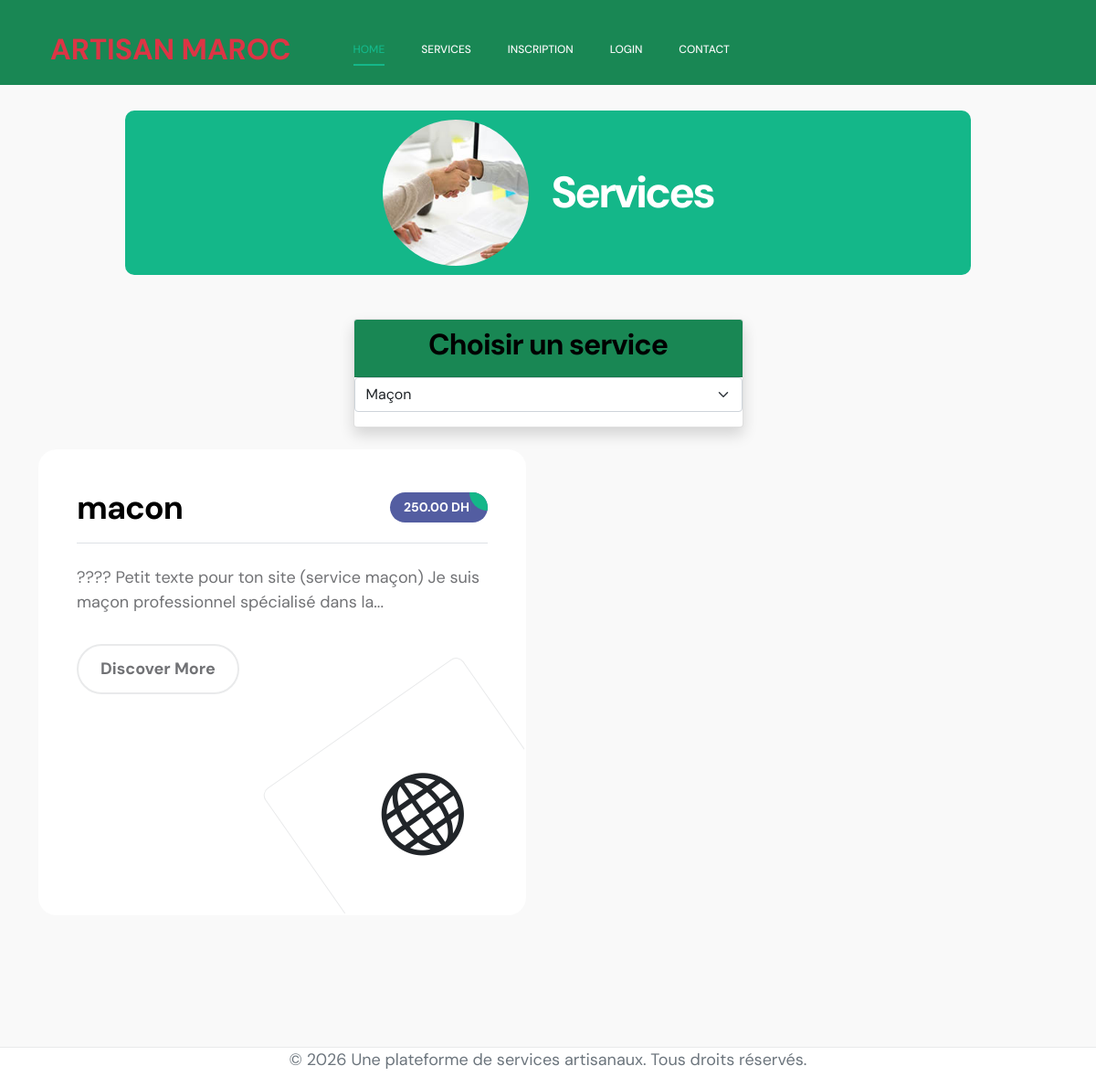
Page /ebdomage_fichier.php/service.php?metier_id=1 on the committed database.
### tables this page shows
CREATE TABLE `services` (
  `id` int(11) NOT NULL,
  `artisan_id` int(11) NOT NULL,
  `titre` varchar(150) NOT NULL,
  `description` text DEFAULT NULL,
  `prix` decimal(10,2) DEFAULT NULL,
  `image` varchar(255) NOT NULL
);

### ebdomage_fichier.php/service.php (the view, shortened to what this page needs)
<?php
include 'connexion.php';
if (isset($_GET['metier_id'])) {
    $metier_id = $_GET['metier_id'];
    if ($metier_id == '0') {
        $sql = "
SELECT s.*, a.metier_id
FROM services s
JOIN artisans a ON s.artisan_id = a.id
";
    } else {
        $sql = "
SELECT s.*, a.metier_id
FROM services s
JOIN artisans a ON s.artisan_id = a.id
WHERE a.metier_id = '$metier_id'
";
    }
    $result = mysqli_query($conn, $sql);
    $services = [];
    while ($row = mysqli_fetch_assoc($result)) {
        $services[] = $row;
    }
} else {
    $services = [];
}
?>
<!doctype html>
<html lang="en">
<head>
    <link href="css/bootstrap.min.css" rel="stylesheet">
    <link href="css/bootstrap-icons.css" rel="stylesheet">
    <link href="css/magnific-popup.css" rel="stylesheet">
    <link href="css/templatemo-first-portfolio-style.css" rel="stylesheet">
</head>
<body>
    <?php include 'header-pages.php'; ?>
    <section class="services section-padding" id="section_3">
        <div class="container">
            <div class="row">
                <div class="col-lg-10 col-12 mx-auto">
                    <div class="section-title-wrap d-flex justify-content-center align-items-center mb-5">
                        <img src="images/handshake-man-woman-after-signing-business-contract-closeup.jpg"
                            class="avatar-image img-fluid" alt="">
                        <h2 class="text-white ms-4 mb-0">Services</h2>
                    </div>
                    <div class="container mt-5">
                        <div class="row justify-content-center">
                            <div class="col-md-6">
                                <div class="card shadow">
                                    <div class="card-header text-center bg-success text-white">
                                        <h4>Choisir un service</h4>
                                    </div>
                                    <form action="service.php" method="GET">
                                        <div class="mb-3">
                                            <select name="metier_id" class="form-select" required
                                                onchange="this.form.submit()">
                                                <?php
                                                $stmt = $conn->query("
SELECT m.id, m.nom_metier, c.nom_categorie
FROM metiers m
JOIN categories c ON m.categorie_id = c.id
ORDER BY c.nom_categorie, m.nom_metier
");
                                                $current_cat = '';
                                                while ($row = $stmt->fetch_assoc()) {
                                                    if ($current_cat != $row['nom_categorie']) {
                                                        if ($current_cat != '')
                                                            echo '</optgroup>';
                                                        echo '<optgroup label="' . $row['nom_categorie'] . '">';
                                                        $current_cat = $row['nom_categorie'];
                                                    }
                                                    $selected = (isset($_GET['metier_id']) && $_GET['metier_id'] == $row['id']) ? 'selected' : '';
                                                    echo '<option value="' . $row['id'] . '" ' . $selected . '>' . $row['nom_metier'] . '</option>';
                                                }
                                                if ($current_cat != '')
                                                    echo '</optgroup>';
                                                ?>
                                            </select>
                                        </div>
                                        </form>
                                    </div>
                                </div>
                            </div>
                        </div>
                    </div>
                    <div class="row pt-lg-4">
                        <?php if (!empty($services)) : ?>
                            <?php foreach ($services as $service) : ?>
                            <div class="col-lg-6 col-12">
                                <div class="services-thumb">
                                    <div class="d-flex flex-wrap align-items-center border-bottom mb-4 pb-3">
                                        <h3 class="mb-0"><?php echo $service['titre']; ?></h3>
                                        <div class="services-price-wrap ms-auto">
                                            <p class="services-price-text mb-0"><?php echo $service['prix']; ?> DH</p>
                                            <div class="services-price-overlay"></div>
                                        </div>
                                    </div>
                                    <p><?php echo substr($service['description'], 0, 100); ?>...</p>
                                    <a href='srv-demande.php' class="custom-btn custom-border-btn btn mt-3">Discover More</a>
                                    <div class="services-icon-wrap d-flex justify-content-center align-items-center">
                                        <i class="services-icon bi-globe"></i>
                                    </div>
                                </div>
                            </div>
                            <?php endforeach; ?>
                        <?php else : ?>
                            <div class="col-12 text-center text-white mt-4">
                                <p>Aucun service trouvé pour ce métier.</p>
                            </div>
                        <?php endif; ?>
                    </div>
                </div>
            </div>
    </section>
    <?php include 'footer.php'; ?>
</body>
</html>

### css/templatemo-first-portfolio-style.css (style rules this page uses)
:root { --white-color: #ffffff; --primary-color: #535da1; --secondary-color: #14B789; --section-bg-color: #f9f9f9; --dark-color: #000000; --p-color: #717275; --border-color: #e9eaeb; --featured-border-color: #727aab; --body-font-family: 'DM Sans', sans-serif; --h1-font-size: 62px; --h2-font-size: 48px; --h3-font-size: 36px; --h4-font-size: 32px; --h5-font-size: 24px; --h6-font-size: 22px; --p-font-size: 18px; --menu-font-size: 12px; --copyright-font-size: 14px; --border-radius-large: 100px; --border-radius-medium: 20px; --border-radius-small: 10px; --font-weight-normal: 400; --font-weight-medium: 500; --font-weight-bold: 700; }
body { background: var(--white-color); font-family: var(--body-font-family); }
h2, h3, h4, h5, h6 { color: var(--dark-color); }
h1, h2, h3, h4, h5, h6 { font-weight: var(--font-weight-bold); letter-spacing: -1px; }
h2 { font-size: var(--h2-font-size); color: var(--secondary-color); letter-spacing: -3px; }
h3 { font-size: var(--h3-font-size); }
h4 { font-size: var(--h4-font-size); }
p { color: var(--p-color); font-size: var(--p-font-size); font-weight: var(--font-weight-normal); }
a, button { touch-action: manipulation; transition: all 0.3s; }
a { color: var(--p-color); text-decoration: none; }
.section-padding { padding-top: 120px; padding-bottom: 120px; }
.section-title-wrap { background: var(--secondary-color); border-radius: var(--border-radius-small); padding: 10px 30px; }
.avatar-image { border-radius: var(--border-radius-large); width: 160px; height: 160px; object-fit: cover; }
.custom-btn, .navbar .custom-btn { font-size: var(--p-font-size); font-weight: var(--font-weight-bold); }
.custom-btn { background: var(--secondary-color); border-radius: var(--border-radius-large); color: var(--white-color); font-weight: var(--font-weight-bold); padding: 12px 24px; }
.custom-border-btn { background: transparent; border: 2px solid var(--border-color); color: var(--p-color); }
.services, .featured { background: var(--section-bg-color); border-top: 1px solid var(--border-color); border-bottom: 1px solid var(--border-color); }
.services-thumb { background: var(--white-color); border: 2px solid transparent; border-radius: var(--border-radius-medium); position: relative; overflow: hidden; margin-bottom: 24px; padding: 40px 40px 240px 40px; transition: all 0.5s; }
.services-icon-wrap { border: 1px solid var(--border-color); border-radius: var(--border-radius-small); position: absolute; bottom: 0; right: 0; width: 50%; height: 55%; transform: rotate(-35deg) translateY(55px); transition: all ease 0.5s; }
.services-icon { font-size: 90px; position: relative; bottom: 15px; }
.services-price-wrap { background: var(--primary-color); border-radius: var(--border-radius-medium); position: relative; overflow: hidden; padding: 6px 20px 6px 15px; transition: all ease 0.5s; }
.services-price-text { color: var(--white-color); font-size: var(--copyright-font-size); font-weight: var(--font-weight-bold); }
.services-price-overlay { background: var(--secondary-color); border-bottom-left-radius: 100%; position: absolute; top: 0; right: 0; width: 20px; height: 20px; pointer-events: none; }

### rows in the picture
services: titre "macon", prix "250.00", description "???? Petit texte pour ton site (service maçon) Je suis maçon professionnel spécialisé dans la"

### other values in the picture
form field metier_id "Maçon"
